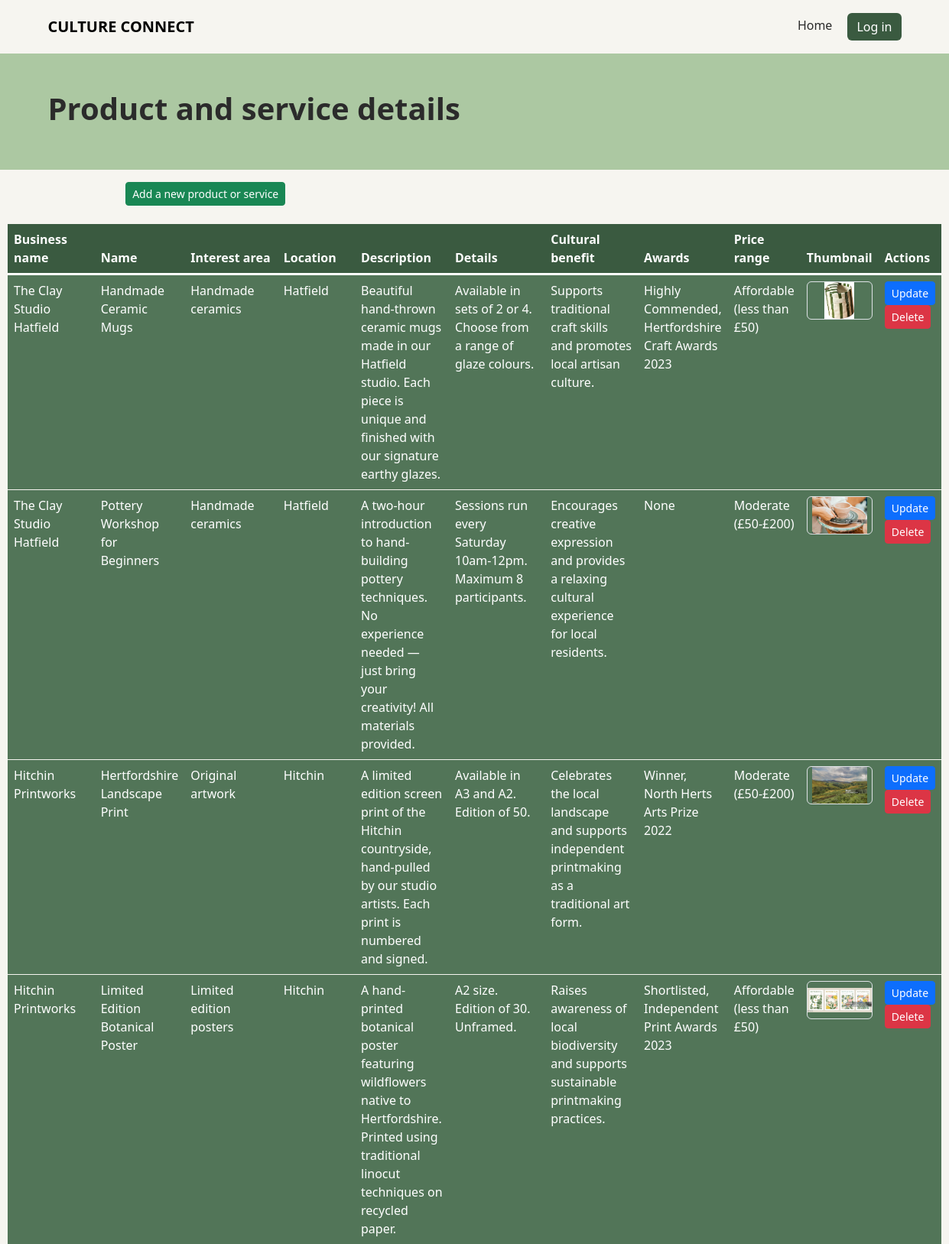
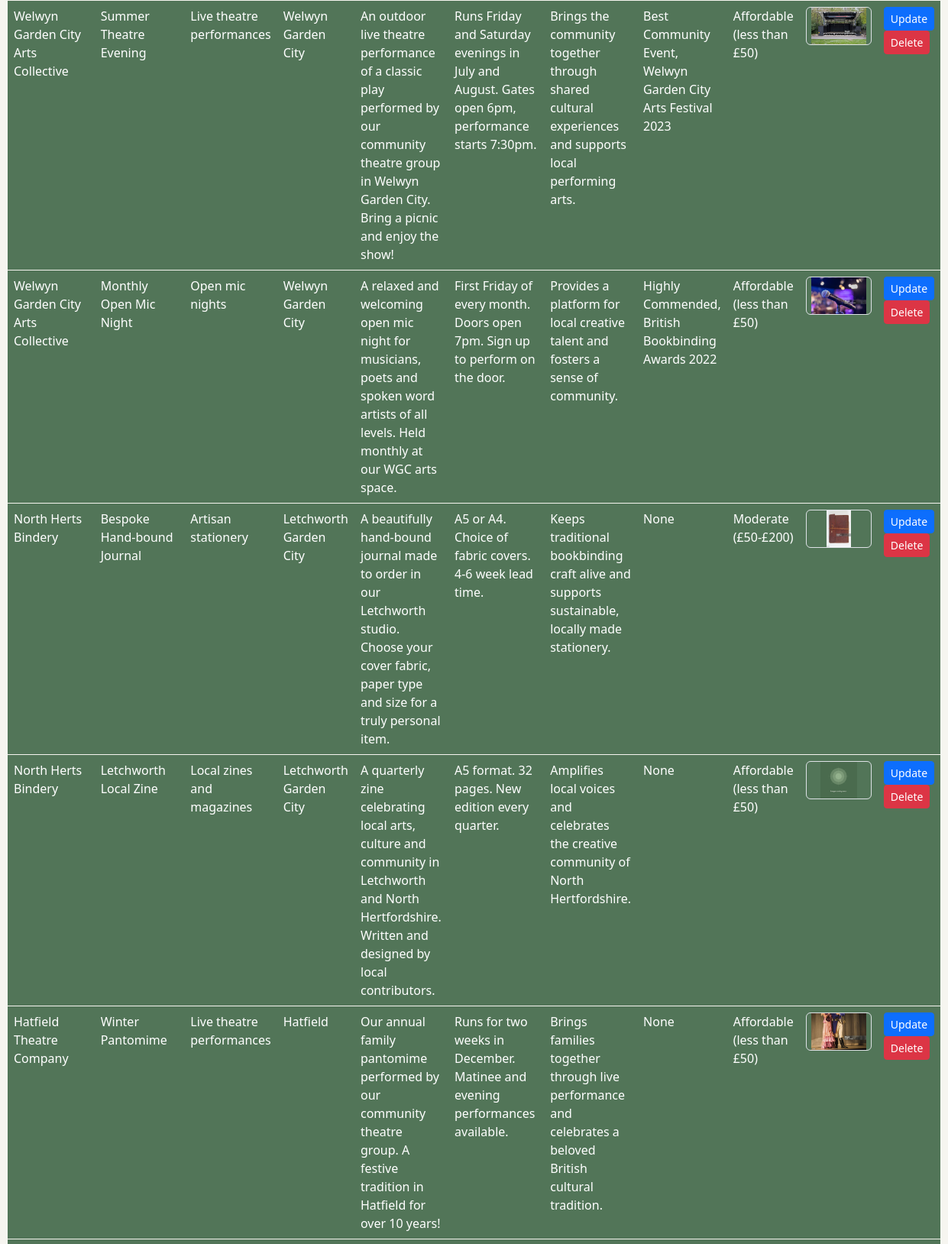
The page /CultureConnect/04ManageOfferings.php (upper part) on the database its author committed (2 pictures, top to bottom).
### tables this page shows
CREATE TABLE `offering` (
  `offeringIdPk` int(13) NOT NULL,
  `offeringName` varchar(200) NOT NULL,
  `offeringDescription` varchar(200) DEFAULT NULL,
  `offeringCulturalBenefits` varchar(200) DEFAULT NULL,
  `offeringPriceRange` int(13) NOT NULL,
  `offeringCategory` int(13) NOT NULL,
  `locationIdPk` int(13) NOT NULL,
  `businessIdPk` int(13) NOT NULL,
  `offeringDetails` varchar(255) DEFAULT NULL,
  `offeringAwards` varchar(100) NOT NULL DEFAULT 'None',
  `offeringImage` varchar(255) DEFAULT NULL
);

### CultureConnect/04ManageOfferings.php (the view, shortened to what this page needs)
<!DOCTYPE html>
<html lang="en">
<head>
    <link href="https://cdn.jsdelivr.net/npm/bootstrap@5.3.8/dist/css/bootstrap.min.css" rel="stylesheet"
>
    <link href="css/style.css" rel="stylesheet">
</head>
<body>
    <div id="header"><?php include('templates/template_navbar.php'); ?></div>
    <section class="text-left py-5" style="background-color:#ACC8A2;">
        <h1>
            <div class="container"> Product and service details
        </h1>
    </section>
    <section class="text-left py-3">
        <div style="margin-left: 10px; margin-right: 10px;">
            <form id="addoffering" name="addoffering" action="05EditOffering.php" method="post"
                style="margin-left:150px">
                <input class="btn btn-success btn-sm" type="submit" value="Add a new product or service"
                    name="addoffering">
            </form>
            <br>
            <table class="table">
                <thead style="border-bottom-width: 3px; border-bottom-color: white;">
                    <tr>
                    <th>Business name</th>
                    <th>Name</th>
                    <th>Interest area</th>
                    <th>Location</th>
                    <th width=15%>Description</th>
                    <th width=15%>Details</th>
                    <th width=15%>Cultural benefit</th>
                    <th>Awards</th>
                    <th>Price range</th>
                    <th>Thumbnail</th>
                    <th width=10%>Actions</th>
                    </tr>
                </thead>
                <tbody style="color: white; background-color: #527558;">
                    <?php
                    $sql = "SELECT * FROM view_offerings" . $sql2;
                    $result = $connection->query($sql);
                    while ($row = $result->fetch_assoc()) {
                        $picture = ($row['offeringImage']) ? $row['offeringImage'] : 'placeholder.jpg';
                        echo
                        "<tr>
                            <td style='display: none; '>" . $row["offeringIdPk"] . "</td>
                            <td>" . $row["businessName"] . "</td>
                            <td>" . $row["offeringName"] . "</td>
                            <td>" . $row["interestAreaName"] . "</td>
                            <td>" . $row["locationName"] . "</td>
                            <td>" . $row["offeringDescription"] . "</td>
                            <td>" . $row["offeringDetails"] . "</td>
                            <td>" . $row["offeringCulturalBenefits"] . "</td>
                            <td>" . $row["offeringAwards"] . "</td>
                            <td>" . $row["offeringPriceRangeDescription"] . "</td>
                            <td>
                                <div style='height: 50px; overflow: hidden;'>
                                    <img src='images/offerings/" .$picture. "' class='object-fit-contain border rounded' style='height: 100%; width: 100%'>
                                </div>
                            </td>
                            <td>
                                <a class='btn btn-primary btn-sm' href='05EditOffering.php?offeringIdPk=$row[offeringIdPk]'>Update</a>
                                <a class='btn btn-danger btn-sm' href='include/deleteOffering.php?offeringIdPk=$row[offeringIdPk]'>Delete</a>
                            </td>
                        </tr>";
                    }
                    ?>
                </tbody>
            </table>
        </div>
    </section>
</body>
</html>

### CultureConnect/css/style.css (style rules this page uses)
:root { --primary: #3A5A40; --secondary: #ACC8A2; --light: #F6F5F0; --dark: #2B2B2B; }
body { background-color: var(--light); color: var(--dark); }
h1 { font-size: 2.5rem; font-weight: 700; }

### rows shown on the page
offering: businessName "The Clay Studio Hatfield", offeringName "Handmade Ceramic Mugs", interestAreaName "Handmade ceramics", locationName "Hatfield", offeringDescription "Beautiful hand-thrown ceramic mugs made in our Hatfield studio. Each piece is unique and finished with our signature earthy glazes.", offeringDetails "Available in sets of 2 or 4. Choose from a range of glaze colours.", offeringCulturalBenefits "Supports traditional craft skills and promotes local artisan culture.", offeringAwards "Highly Commended, Hertfordshire Craft Awards 2023", offeringPriceRangeDescription "Affordable (less than £50)", offeringImage (picture)
offering: businessName "The Clay Studio Hatfield", offeringName "Pottery Workshop for Beginners", interestAreaName "Handmade ceramics", locationName "Hatfield", offeringDescription "A two-hour introduction to hand-building pottery techniques. No experience needed — just bring your creativity! All materials provided.", offeringDetails "Sessions run every Saturday 10am-12pm. Maximum 8 participants.", offeringCulturalBenefits "Encourages creative expression and provides a relaxing cultural experience for local residents.", offeringAwards "None", offeringPriceRangeDescription "Moderate (£50-£200)", offeringImage (picture)
offering: businessName "Hitchin Printworks", offeringName "Hertfordshire Landscape Print", interestAreaName "Original artwork", locationName "Hitchin", offeringDescription "A limited edition screen print of the Hitchin countryside, hand-pulled by our studio artists. Each print is numbered and signed.", offeringDetails "Available in A3 and A2. Edition of 50.", offeringCulturalBenefits "Celebrates the local landscape and supports independent printmaking as a traditional art form.", offeringAwards "Winner, North Herts Arts Prize 2022", offeringPriceRangeDescription "Moderate (£50-£200)", offeringImage (picture)
offering: businessName "Hitchin Printworks", offeringName "Limited Edition Botanical Poster", interestAreaName "Limited edition posters", locationName "Hitchin", offeringDescription "A hand-printed botanical poster featuring wildflowers native to Hertfordshire. Printed using traditional linocut techniques on recycled paper.", offeringDetails "A2 size. Edition of 30. Unframed.", offeringCulturalBenefits "Raises awareness of local biodiversity and supports sustainable printmaking practices.", offeringAwards "Shortlisted, Independent Print Awards 2023", offeringPriceRangeDescription "Affordable (less than £50)", offeringImage (picture)
offering: businessName "Welwyn Garden City Arts Collective", offeringName "Summer Theatre Evening", interestAreaName "Live theatre performances", locationName "Welwyn Garden City", offeringDescription "An outdoor live theatre performance of a classic play performed by our community theatre group in Welwyn Garden City. Bring a picnic and enjoy the show!", offeringDetails "Runs Friday and Saturday evenings in July and August. Gates open 6pm, performance starts 7:30pm.", offeringCulturalBenefits "Brings the community together through shared cultural experiences and supports local performing arts.", offeringAwards "Best Community Event, Welwyn Garden City Arts Festival 2023", offeringPriceRangeDescription "Affordable (less than £50)", offeringImage (picture)
offering: businessName "Welwyn Garden City Arts Collective", offeringName "Monthly Open Mic Night", interestAreaName "Open mic nights", locationName "Welwyn Garden City", offeringDescription "A relaxed and welcoming open mic night for musicians, poets and spoken word artists of all levels. Held monthly at our WGC arts space.", offeringDetails "First Friday of every month. Doors open 7pm. Sign up to perform on the door.", offeringCulturalBenefits "Provides a platform for local creative talent and fosters a sense of community.", offeringAwards "Highly Commended, British Bookbinding Awards 2022", offeringPriceRangeDescription "Affordable (less than £50)", offeringImage (picture)
offering: businessName "North Herts Bindery", offeringName "Bespoke Hand-bound Journal", interestAreaName "Artisan stationery", locationName "Letchworth Garden City", offeringDescription "A beautifully hand-bound journal made to order in our Letchworth studio. Choose your cover fabric, paper type and size for a truly personal item.", offeringDetails "A5 or A4. Choice of fabric covers. 4-6 week lead time.", offeringCulturalBenefits "Keeps traditional bookbinding craft alive and supports sustainable, locally made stationery.", offeringAwards "None", offeringPriceRangeDescription "Moderate (£50-£200)", offeringImage (picture)
offering: businessName "North Herts Bindery", offeringName "Letchworth Local Zine", interestAreaName "Local zines and magazines", locationName "Letchworth Garden City", offeringDescription "A quarterly zine celebrating local arts, culture and community in Letchworth and North Hertfordshire. Written and designed by local contributors.", offeringDetails "A5 format. 32 pages. New edition every quarter.", offeringCulturalBenefits "Amplifies local voices and celebrates the creative community of North Hertfordshire.", offeringAwards "None", offeringPriceRangeDescription "Affordable (less than £50)", shows a picture
offering: businessName "Hatfield Theatre Company", offeringName "Winter Pantomime", interestAreaName "Live theatre performances", locationName "Hatfield", offeringDescription "Our annual family pantomime performed by our community theatre group. A festive tradition in Hatfield for over 10 years!", offeringDetails "Runs for two weeks in December. Matinee and evening performances available.", offeringCulturalBenefits "Brings families together through live performance and celebrates a beloved British cultural tradition.", offeringAwards "None", offeringPriceRangeDescription "Affordable (less than £50)", offeringImage (picture)
